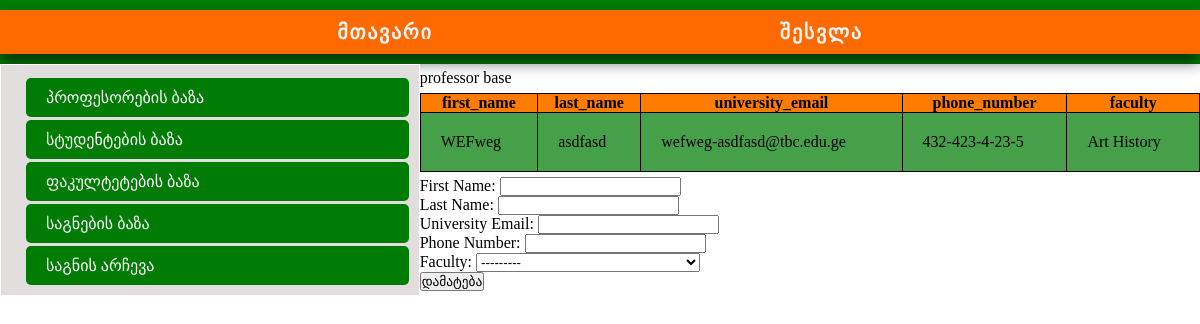
Before: /professor/ with the older database file.
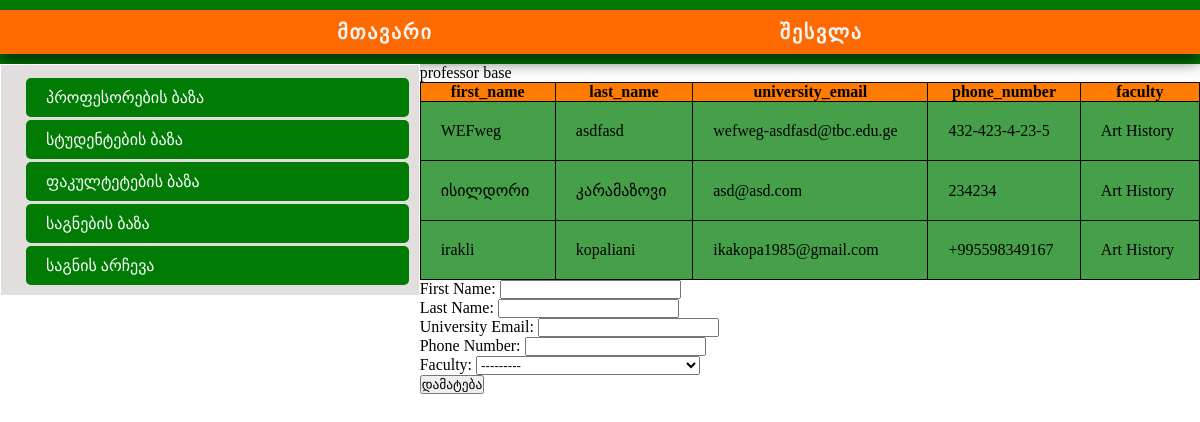
After: the same page with the newer database file.
### management/models/professor.py (models this page shows, shortened)
class Professor(models.Model):
    first_name = models.CharField(max_length=255, verbose_name='First Name')
    last_name = models.CharField(max_length=255, verbose_name='Last Name')
    university_email = models.EmailField(verbose_name='University Email', blank=True)
    phone_number = models.CharField(max_length=255, verbose_name='Phone Number')
    faculty = models.ForeignKey('management.Faculty', on_delete=models.CASCADE, verbose_name='Faculty', default=None)
    created_at = models.DateTimeField(auto_now_add=True)
    updated_at = models.DateTimeField(auto_now=True)
    class Meta:
        db_table = 'professor'
        verbose_name = 'Professor'
        verbose_name_plural = 'Professors'

### management/models/faculty.py (models this page shows, shortened)
class Faculty(models.Model):
    title = models.CharField(max_length=255, verbose_name='Title')
    founded_date = models.DateField(verbose_name='Founded Date')
    description = models.TextField(verbose_name='Description')
    email = models.EmailField(verbose_name='Email', blank=True)
    created_at = models.DateTimeField(auto_now_add=True)
    updated_at = models.DateTimeField(auto_now=True)
    class Meta:
        db_table = 'faculty'
        verbose_name = 'Faculty'
        verbose_name_plural = 'Faculties'
    def __str__(self):
        return self.title

### management/views/kopaliani.py (the view)
# urls.py: path('professor/', professor, name='professor'),
def professor(request):
    if request.method == 'POST':
        form = Professor_form(request.POST)
        if form.is_valid():
            form.save()
            return HttpResponse("დაემატა")
        else:
            return HttpResponse("შეცდომა")
    else:
        professor = Professor.objects.all()
        form = Professor_form()
        context = {
            'professor': professor,
            'form': form,
        }
    return render(request, 'management/professor.html', context)

### management/views/kopaliani.py
class Professor_form(ModelForm):
    class Meta:
        model = Professor
        fields = '__all__'

### management/templates/management/professor.html (shortened to what this page needs)
{% extends "base.html" %}
{% block content %}
    <div class="centralDiv">
    professor base
    <table>
            <tr>
                <th>first_name</th>
                <th>last_name</th>
                <th>university_email</th>
                <th>phone_number</th>
                <th>faculty</th>
            </tr>
        {% for item in professor %}
            <tr>
                <td>{{ item.first_name }}</td>
                <td>{{ item.last_name }}</td>
                <td>{{ item.university_email }}</td>
                <td>{{ item.phone_number }}</td>
                <td>{{ item.faculty }}</td>
            </tr>
        {% endfor %}
    </table>
    <div class="createForm">
        <form method="post" action="" enctype="multipart/form-data">
        {{ form.as_p }}
        <input type="submit" value="დამატება">
        </form>
    </div>
    </div>
{% endblock %}

Changed rows visible on the page:
added Professor: first_name "ისილდორი", last_name "კარამაზოვი", university_email "asd@asd.com", phone_number "234234", faculty "Art History"
added Professor: first_name "irakli", last_name "kopaliani", university_email "ikakopa1985@gmail.com", phone_number "+995598349167", faculty "Art History"
